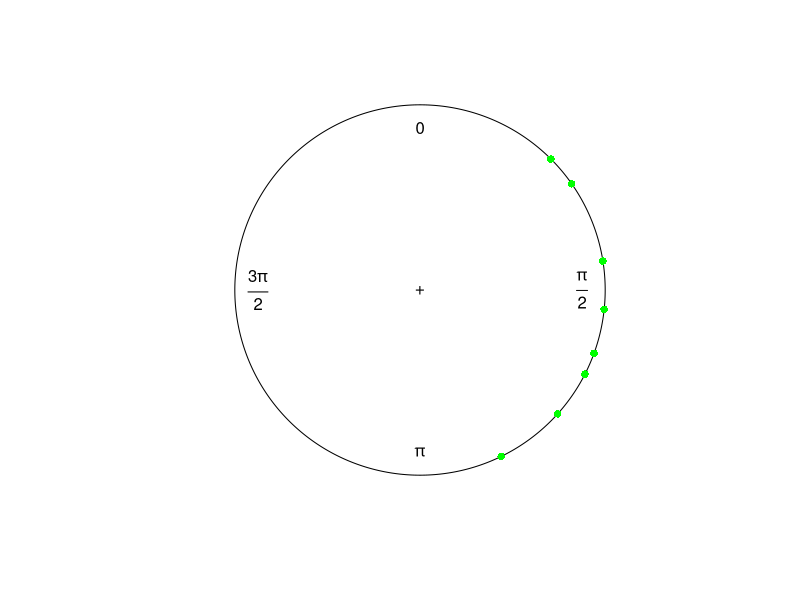
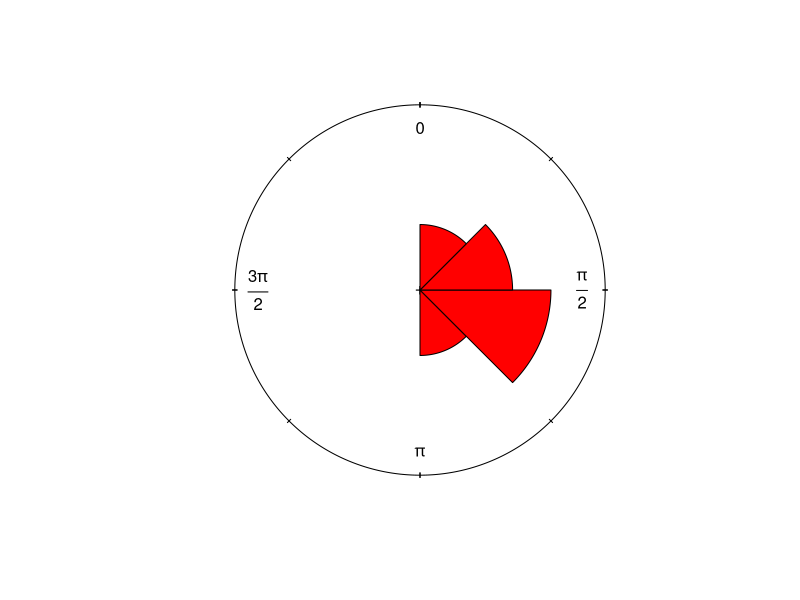

These charts were generated, in order, by the following R code:
library(circular)
x <- c(45, 55, 81, 96, 110, 117, 132, 154)
x <- as.circular(x)
x <- rad(x)
x <- as.circular(x)
x <- as.circular(x, units = "deg")
class(x)
mean.circular(x)
var.circular(x)
plot(x, col = "green", zero = pi/2, rotation = "clock")
rose.diag(x, col = "red", zero = pi/2, rotation = "clock")

summary(x)
`?`(circular)

deg(mean.circular(x)) 
